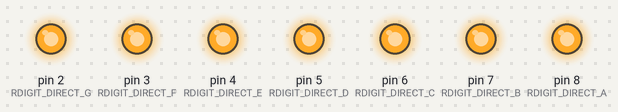
Bench run of a sketch on a simulated Arduino Uno, built with avr-gcc and run on an emulated ATmega328P. Shown: output pins drawn as LEDs (lit = HIGH).

Above: at 0.2 s.
At 2.7 s:
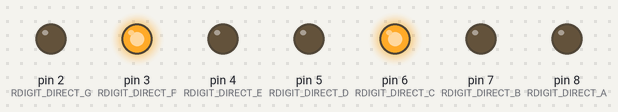
At 3.7 s:
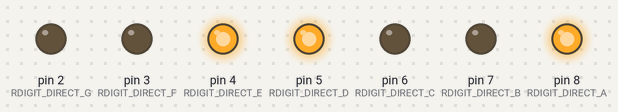
Timing chart, 0 to 4.6 s (numbered marks = the images above):
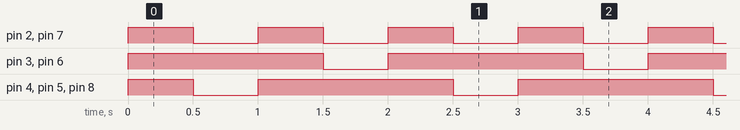

The sketch:

direct_ardustyle.ino
```cpp
/*
   Digital I/O (dual 7-segment display board) lab sketch.

   This sketch demonstrates the use of a 7-segment display using direct-access to
   each of the digit's segments.  The function of this program is left as an exercise
   to the lab student.

   The arrangement of the digit's LED segments "a" through "g" are documented in the
   datasheet for the display.  This display is a common-anode type unit.

   v1.00 Eric B. Wertz 2011/09/19 00:03 - Initial revision
*/

// Arduino digital pin numbers for right-digit direct segment access
#define RDIGIT_DIRECT_A  8
#define RDIGIT_DIRECT_B  7
#define RDIGIT_DIRECT_C  6
#define RDIGIT_DIRECT_D  5
#define RDIGIT_DIRECT_E  4
#define RDIGIT_DIRECT_F  3
#define RDIGIT_DIRECT_G  2

// min/max pin numbers for looping through all the digit's pins (assumes contiguous pin numbers!)
#define RDIGIT_DIRECT_MIN 2
#define RDIGIT_DIRECT_MAX 8

#define DELAY_BLINK_MSECS 500 // milliseconds between blinks

void rightDigitOff()
{
  byte pin;

  for (pin = RDIGIT_DIRECT_MIN; pin <= RDIGIT_DIRECT_MAX; pin++) {
    digitalWrite(pin, HIGH);
  }
}

void setup()
{
  byte pin;

  for (pin = RDIGIT_DIRECT_MIN; pin <= RDIGIT_DIRECT_MAX; pin++) {
    pinMode(pin, OUTPUT);
  }
}

void loop()
{
  rightDigitOff();

  delay(DELAY_BLINK_MSECS);

  digitalWrite(RDIGIT_DIRECT_A, LOW);
  digitalWrite(RDIGIT_DIRECT_B, LOW);
  digitalWrite(RDIGIT_DIRECT_C, HIGH);
  digitalWrite(RDIGIT_DIRECT_D, LOW);
  digitalWrite(RDIGIT_DIRECT_E, LOW);
  digitalWrite(RDIGIT_DIRECT_F, HIGH);
  digitalWrite(RDIGIT_DIRECT_G, LOW);

  delay(DELAY_BLINK_MSECS);

  rightDigitOff();

  delay(DELAY_BLINK_MSECS);

  digitalWrite(RDIGIT_DIRECT_A, HIGH);
  digitalWrite(RDIGIT_DIRECT_B, LOW);
  digitalWrite(RDIGIT_DIRECT_C, LOW);
  digitalWrite(RDIGIT_DIRECT_D, HIGH);
  digitalWrite(RDIGIT_DIRECT_E, HIGH);
  digitalWrite(RDIGIT_DIRECT_F, LOW);
  digitalWrite(RDIGIT_DIRECT_G, LOW);

  delay(DELAY_BLINK_MSECS);
}
```

Measured:
- by itself, pin 2 (RDIGIT_DIRECT_G), pin 7 (RDIGIT_DIRECT_B): alternates HIGH for 0.50 s and LOW for 0.50 s
- by itself, pin 3 (RDIGIT_DIRECT_F), pin 6 (RDIGIT_DIRECT_C): alternates HIGH for 1.5 s and LOW for 0.50 s
- by itself, pin 4 (RDIGIT_DIRECT_E), pin 5 (RDIGIT_DIRECT_D), pin 8 (RDIGIT_DIRECT_A): repeats every 2.0 s: LOW 0.50 s, HIGH 1.5 s
